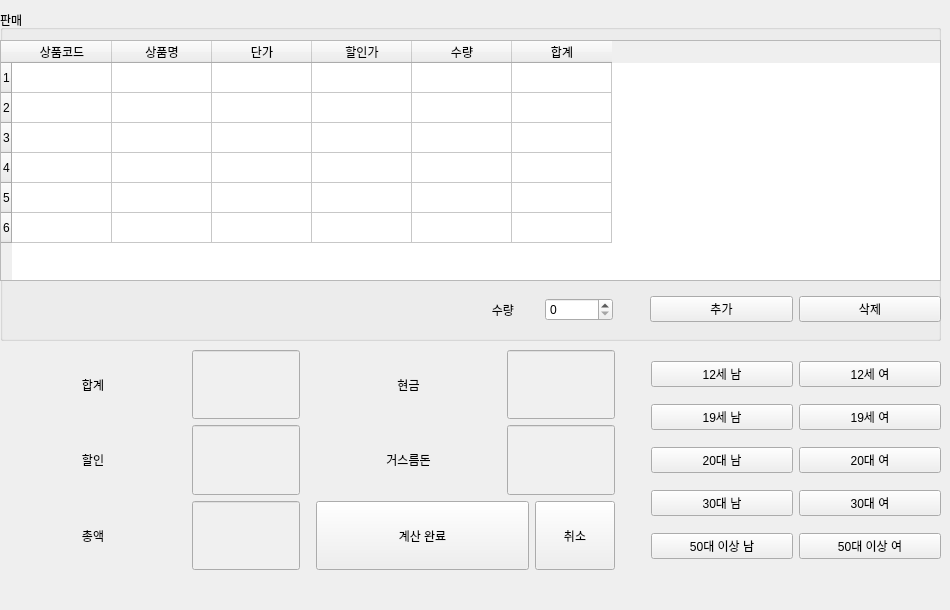
   <widget class="QWidget" name="page">
    <widget class="QWidget" name="widget" native="true">
     <property name="geometry">
      <rect>
       <x>0</x>
       <y>0</y>
       <width>941</width>
       <height>601</height>
      </rect>
     </property>
     <widget class="QWidget" name="horizontalLayoutWidget_2">
      <property name="geometry">
       <rect>
        <x>650</x>
        <y>290</y>
        <width>291</width>
        <height>38</height>
       </rect>
      </property>
      <layout class="QHBoxLayout" name="horizontalLayout_13">
       <item>
        <widget class="QPushButton" name="pushButton_32">
         <property name="text">
          <string>추가</string>
         </property>
        </widget>
       </item>
       <item>
        <widget class="QPushButton" name="pushButton_5">
         <property name="text">
          <string>삭제</string>
         </property>
        </widget>
       </item>
      </layout>
     </widget>
     <widget class="QGroupBox" name="groupBox">
      <property name="geometry">
       <rect>
        <x>0</x>
        <y>10</y>
        <width>941</width>
        <height>331</height>
       </rect>
      </property>
      <property name="title">
       <string>판매</string>
      </property>
      <property name="flat">
       <bool>true</bool>
      </property>
      <widget class="QTableWidget" name="tableWidget_2">
       <property name="geometry">
        <rect>
         <x>0</x>
         <y>30</y>
         <width>941</width>
         <height>241</height>
        </rect>
       </property>
       <property name="palette">
        <palette>
         <active>
          <colorrole role="WindowText">
           <brush brushstyle="SolidPattern">
            <color alpha="255">
             <red>0</red>
             <green>0</green>
             <blue>0</blue>
            </color>
           </brush>
          </colorrole>
          <colorrole role="Base">
           <brush brushstyle="SolidPattern">
            <color alpha="255">
             <red>255</red>
             <green>255</green>
             <blue>255</blue>
            </color>
           </brush>
          </colorrole>
         </active>
         <inactive>
          <colorrole role="WindowText">
           <brush brushstyle="SolidPattern">
            <color alpha="255">
             <red>0</red>
             <green>0</green>
             <blue>0</blue>
            </color>
           </brush>
          </colorrole>
          <colorrole role="Base">
           <brush brushstyle="SolidPattern">
            <color alpha="255">
             <red>255</red>
             <green>255</green>
             <blue>255</blue>
            </color>
           </brush>
          </colorrole>
         </inactive>
         <disabled>
          <colorrole role="WindowText">
           <brush brushstyle="SolidPattern">
            <color alpha="255">
             <red>120</red>
             <green>120</green>
             <blue>120</blue>
            </color>
           </brush>
          </colorrole>
          <colorrole role="Base">
           <brush brushstyle="SolidPattern">
            <color alpha="255">
             <red>255</red>
             <green>255</green>
             <blue>255</blue>
            </color>
           </brush>
          </colorrole>
         </disabled>
        </palette>
       </property>
       <row>
        <property name="text">
         <string>1</string>
        </property>
       </row>
       <row>
        <property name="text">
         <string>2</string>
        </property>
       </row>
       <row>
        <property name="text">
         <string>3</string>
        </property>
       </row>
       <row>
        <property name="text">
         <string>4</string>
        </property>
       </row>
       <row>
        <property name="text">
         <string>5</string>
        </property>
       </row>
       <row>
        <property name="text">
         <string>6</string>
        </property>
       </row>
       <column>
        <property name="text">
         <string>상품코드</string>
        </property>
       </column>
       <column>
        <property name="text">
         <string>상품명</string>
        </property>
        <property name="background">
         <color>
          <red>255</red>
          <green>255</green>
          <blue>255</blue>
         </color>
        </property>
       </column>
       <column>
        <property name="text">
         <string>단가</string>
        </property>
       </column>
       <column>
        <property name="text">
         <string>할인가</string>
        </property>
       </column>
       <column>
        <property name="text">
         <string>수량</string>
        </property>
       </column>
       <column>
        <property name="text">
         <string>합계</string>
        </property>
       </column>
      </widget>
      <widget class="QWidget" name="layoutWidget">
       <property name="geometry">
        <rect>
         <x>470</x>
         <y>280</y>
         <width>150</width>
         <height>36</height>
        </rect>
       </property>
       <layout class="QHBoxLayout" name="horizontalLayout_28">
        <property name="topMargin">
         <number>3</number>
        </property>
        <property name="rightMargin">
         <number>7</number>
        </property>
        <item>
         <widget class="QLabel" name="label_12">
          <property name="text">
           <string>수량 </string>
          </property>
          <property name="alignment">
           <set>Qt::AlignCenter</set>
          </property>
         </widget>
        </item>
        <item>
         <widget class="QSpinBox" name="spinBox_3"/>
        </item>
       </layout>
      </widget>
     </widget>
     <widget class="QWidget" name="horizontalLayoutWidget_3">
      <property name="geometry">
       <rect>
        <x>0</x>
        <y>350</y>
        <width>941</width>
        <height>220</height>
       </rect>
      </property>
      <layout class="QHBoxLayout" name="horizontalLayout_2">
       <item>
        <layout class="QVBoxLayout" name="verticalLayout_3">
         <property name="rightMargin">
          <number>10</number>
         </property>
         <item>
          <layout class="QHBoxLayout" name="horizontalLayout_10">
           <item>
            <widget class="QLabel" name="label_9">
             <property name="text">
              <string>합계</string>
             </property>
             <property name="alignment">
              <set>Qt::AlignCenter</set>
             </property>
            </widget>
           </item>
           <item>
            <widget class="QLineEdit" name="lineEdit_2">
             <property name="sizePolicy">
              <sizepolicy hsizetype="Fixed" vsizetype="Minimum">
               <horstretch>0</horstretch>
               <verstretch>0</verstretch>
              </sizepolicy>
             </property>
             <property name="palette">
              <palette>
               <active>
                <colorrole role="Base">
                 <brush brushstyle="SolidPattern">
                  <color alpha="255">
                   <red>240</red>
                   <green>240</green>
                   <blue>240</blue>
                  </color>
                 </brush>
                </colorrole>
               </active>
               <inactive>
                <colorrole role="Base">
                 <brush brushstyle="SolidPattern">
                  <color alpha="255">
                   <red>240</red>
                   <green>240</green>
                   <blue>240</blue>
                  </color>
                 </brush>
                </colorrole>
               </inactive>
               <disabled>
                <colorrole role="Base">
                 <brush brushstyle="SolidPattern">
                  <color alpha="255">
                   <red>240</red>
                   <green>240</green>
                   <blue>240</blue>
                  </color>
                 </brush>
                </colorrole>
               </disabled>
              </palette>
             </property>
             <property name="alignment">
              <set>Qt::AlignRight|Qt::AlignTrailing|Qt::AlignVCenter</set>
             </property>
            </widget>
           </item>
          </layout>
         </item>
         <item>
          <layout class="QHBoxLayout" name="horizontalLayout_11">
           <item>
            <widget class="QLabel" name="label_10">
             <property name="text">
              <string>할인</string>
             </property>
             <property name="alignment">
              <set>Qt::AlignCenter</set>
             </property>
            </widget>
           </item>
           <item>
            <widget class="QLineEdit" name="lineEdit_3">
             <property name="sizePolicy">
              <sizepolicy hsizetype="Fixed" vsizetype="Minimum">
               <horstretch>0</horstretch>
               <verstretch>0</verstretch>
              </sizepolicy>
             </property>
             <property name="palette">
              <palette>
               <active>
                <colorrole role="Base">
                 <brush brushstyle="SolidPattern">
                  <color alpha="255">
                   <red>240</red>
                   <green>240</green>
                   <blue>240</blue>
                  </color>
                 </brush>
                </colorrole>
               </active>
               <inactive>
                <colorrole role="Base">
                 <brush brushstyle="SolidPattern">
                  <color alpha="255">
                   <red>240</red>
                   <green>240</green>
                   <blue>240</blue>
                  </color>
                 </brush>
                </colorrole>
               </inactive>
               <disabled>
                <colorrole role="Base">
                 <brush brushstyle="SolidPattern">
                  <color alpha="255">
                   <red>240</red>
                   <green>240</green>
                   <blue>240</blue>
                  </color>
                 </brush>
                </colorrole>
               </disabled>
              </palette>
             </property>
             <property name="alignment">
              <set>Qt::AlignRight|Qt::AlignTrailing|Qt::AlignVCenter</set>
             </property>
            </widget>
           </item>
          </layout>
         </item>
         <item>
          <layout class="QHBoxLayout" name="horizontalLayout_12">
           <item>
            <widget class="QLabel" name="label_11">
             <property name="text">
              <string>총액</string>
             </property>
             <property name="alignment">
              <set>Qt::AlignCenter</set>
             </property>
            </widget>
           </item>
           <item>
            <widget class="QLineEdit" name="lineEdit_5">
             <property name="sizePolicy">
              <sizepolicy hsizetype="Fixed" vsizetype="Minimum">
               <horstretch>0</horstretch>
               <verstretch>0</verstretch>
              </sizepolicy>
             </property>
             <property name="palette">
              <palette>
               <active>
                <colorrole role="Base">
                 <brush brushstyle="SolidPattern">
                  <color alpha="255">
                   <red>240</red>
                   <green>240</green>
                   <blue>240</blue>
                  </color>
                 </brush>
                </colorrole>
               </active>
               <inactive>
                <colorrole role="Base">
                 <brush brushstyle="SolidPattern">
                  <color alpha="255">
                   <red>240</red>
                   <green>240</green>
                   <blue>240</blue>
                  </color>
                 </brush>
                </colorrole>
               </inactive>
               <disabled>
                <colorrole role="Base">
                 <brush brushstyle="SolidPattern">
                  <color alpha="255">
                   <red>240</red>
                   <green>240</green>
                   <blue>240</blue>
                  </color>
                 </brush>
                </colorrole>
               </disabled>
              </palette>
             </property>
             <property name="alignment">
              <set>Qt::AlignRight|Qt::AlignTrailing|Qt::AlignVCenter</set>
             </property>
            </widget>
           </item>
          </layout>
         </item>
        </layout>
       </item>
       <item>
        <layout class="QVBoxLayout" name="verticalLayout_7">
         <property name="rightMargin">
          <number>10</number>
         </property>
         <item>
          <layout class="QHBoxLayout" name="horizontalLayout_26">
           <item>
            <widget class="QLabel" name="label_25">
             <property name="text">
              <string>현금</string>
             </property>
             <property name="alignment">
              <set>Qt::AlignCenter</set>
             </property>
            </widget>
           </item>
           <item>
            <widget class="QLineEdit" name="lineEdit_6">
             <property name="sizePolicy">
              <sizepolicy hsizetype="Fixed" vsizetype="Minimum">
               <horstretch>0</horstretch>
               <verstretch>0</verstretch>
              </sizepolicy>
             </property>
             <property name="palette">
              <palette>
               <active>
                <colorrole role="Base">
                 <brush brushstyle="SolidPattern">
                  <color alpha="255">
                   <red>240</red>
                   <green>240</green>
                   <blue>240</blue>
                  </color>
                 </brush>
                </colorrole>
               </active>
               <inactive>
                <colorrole role="Base">
                 <brush brushstyle="SolidPattern">
                  <color alpha="255">
                   <red>240</red>
                   <green>240</green>
                   <blue>240</blue>
                  </color>
                 </brush>
                </colorrole>
               </inactive>
               <disabled>
                <colorrole role="Base">
                 <brush brushstyle="SolidPattern">
                  <color alpha="255">
                   <red>240</red>
                   <green>240</green>
                   <blue>240</blue>
                  </color>
                 </brush>
                </colorrole>
               </disabled>
              </palette>
             </property>
             <property name="alignment">
              <set>Qt::AlignRight|Qt::AlignTrailing|Qt::AlignVCenter</set>
             </property>
            </widget>
           </item>
          </layout>
         </item>
         <item>
          <layout class="QHBoxLayout" name="horizontalLayout_27">
           <item>
            <widget class="QLabel" name="label_26">
             <property name="text">
              <string>거스름돈</string>
             </property>
             <property name="alignment">
              <set>Qt::AlignCenter</set>
             </property>
            </widget>
           </item>
           <item>
            <widget class="QLineEdit" name="lineEdit_7">
             <property name="sizePolicy">
              <sizepolicy hsizetype="Fixed" vsizetype="Minimum">
               <horstretch>0</horstretch>
               <verstretch>0</verstretch>
              </sizepolicy>
             </property>
             <property name="palette">
              <palette>
               <active>
                <colorrole role="Base">
                 <brush brushstyle="SolidPattern">
                  <color alpha="255">
                   <red>240</red>
                   <green>240</green>
                   <blue>240</blue>
                  </color>
                 </brush>
                </colorrole>
               </active>
               <inactive>
                <colorrole role="Base">
                 <brush brushstyle="SolidPattern">
                  <color alpha="255">
                   <red>240</red>
                   <green>240</green>
                   <blue>240</blue>
                  </color>
                 </brush>
                </colorrole>
               </inactive>
               <disabled>
                <colorrole role="Base">
                 <brush brushstyle="SolidPattern">
                  <color alpha="255">
                   <red>240</red>
                   <green>240</green>
                   <blue>240</blue>
                  </color>
                 </brush>
                </colorrole>
               </disabled>
              </palette>
             </property>
             <property name="alignment">
              <set>Qt::AlignRight|Qt::AlignTrailing|Qt::AlignVCenter</set>
             </property>
            </widget>
           </item>
          </layout>
         </item>
         <item>
          <layout class="QHBoxLayout" name="horizontalLayout_37">
           <item>
            <widget class="QPushButton" name="pushButton_2">
             <property name="sizePolicy">
              <sizepolicy hsizetype="Minimum" vsizetype="Minimum">
               <horstretch>0</horstretch>
               <verstretch>0</verstretch>
              </sizepolicy>
             </property>
             <property name="text">
              <string>계산 완료</string>
             </property>
            </widget>
           </item>
           <item>
            <widget class="QPushButton" name="pushButton_3">
             <property name="sizePolicy">
              <sizepolicy hsizetype="Fixed" vsizetype="Minimum">
               <horstretch>0</horstretch>
               <verstretch>0</verstretch>
              </sizepolicy>
             </property>
             <property name="text">
              <string>취소</string>
             </property>
            </widget>
           </item>
          </layout>
         </item>
        </layout>
       </item>
       <item>
        <layout class="QVBoxLayout" name="verticalLayout_5">
         <property name="leftMargin">
          <number>20</number>
         </property>
         <item>
          <layout class="QHBoxLayout" name="horizontalLayout_14">
           <item>
            <widget class="QPushButton" name="pushButton_9">
             <property name="text">
              <string>12세 남</string>
             </property>
            </widget>
           </item>
           <item>
            <widget class="QPushButton" name="pushButton_10">
             <property name="text">
              <string>12세 여</string>
             </property>
            </widget>
           </item>
          </layout>
         </item>
         <item>
          <layout class="QHBoxLayout" name="horizontalLayout_18">
           <item>
            <widget class="QPushButton" name="pushButton_17">
             <property name="text">
              <string>19세 남</string>
             </property>
            </widget>
           </item>
           <item>
            <widget class="QPushButton" name="pushButton_18">
             <property name="text">
              <string>19세 여</string>
             </property>
            </widget>
           </item>
          </layout>
         </item>
         <item>
          <layout class="QHBoxLayout" name="horizontalLayout_15">
           <item>
            <widget class="QPushButton" name="pushButton_11">
             <property name="text">
              <string>20대 남</string>
             </property>
            </widget>
           </item>
           <item>
            <widget class="QPushButton" name="pushButton_12">
             <property name="text">
              <string>20대 여</string>
             </property>
            </widget>
           </item>
          </layout>
         </item>
         <item>
          <layout class="QHBoxLayout" name="horizontalLayout_16">
           <item>
            <widget class="QPushButton" name="pushButton_13">
             <property name="text">
              <string>30대 남</string>
             </property>
            </widget>
           </item>
           <item>
            <widget class="QPushButton" name="pushButton_14">
             <property name="text">
              <string>30대 여</string>
             </property>
            </widget>
           </item>
          </layout>
         </item>
         <item>
          <layout class="QHBoxLayout" name="horizontalLayout_17">
           <item>
            <widget class="QPushButton" name="pushButton_15">
             <property name="text">
              <string>50대 이상 남</string>
             </property>
            </widget>
           </item>
           <item>
            <widget class="QPushButton" name="pushButton_16">
             <property name="text">
              <string>50대 이상 여</string>
             </property>
            </widget>
           </item>
          </layout>
         </item>
        </layout>
       </item>
      </layout>
     </widget>
     <zorder>groupBox</zorder>
     <zorder>horizontalLayoutWidget_2</zorder>
     <zorder>horizontalLayoutWidget_3</zorder>
    </widget>
   </widget>
